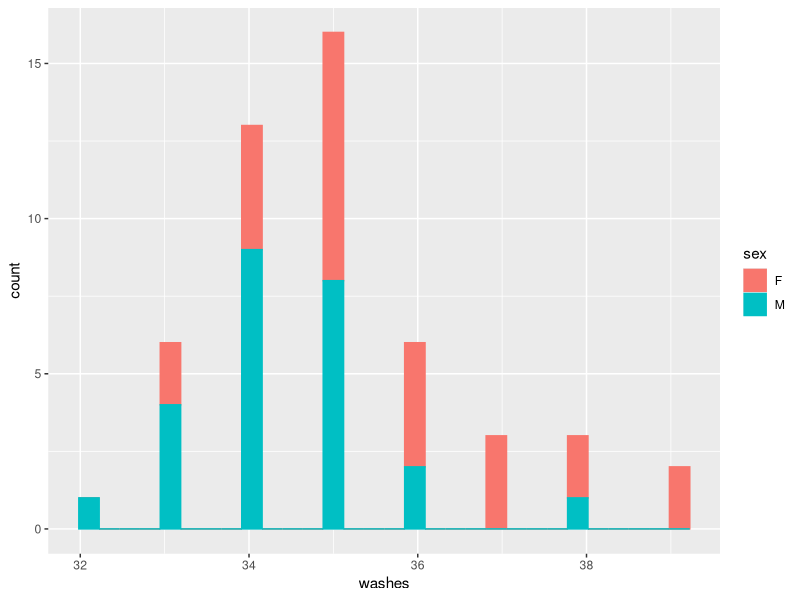
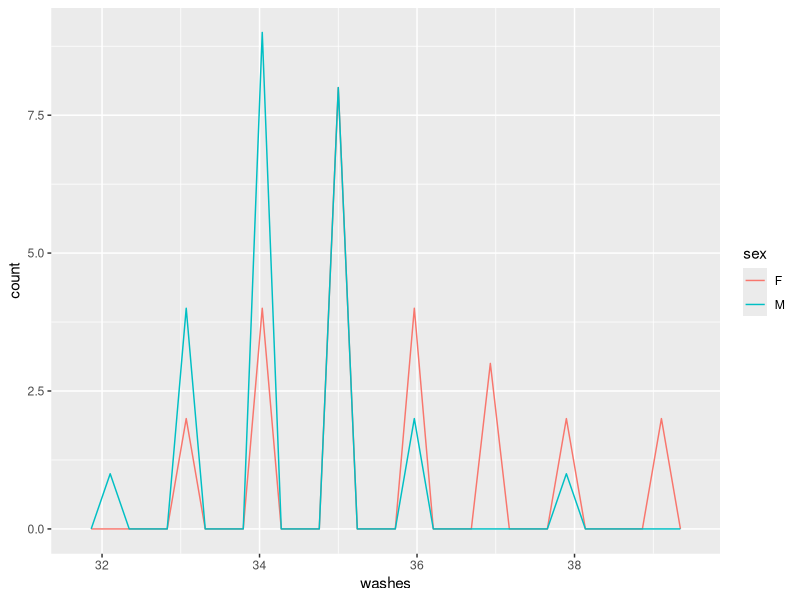
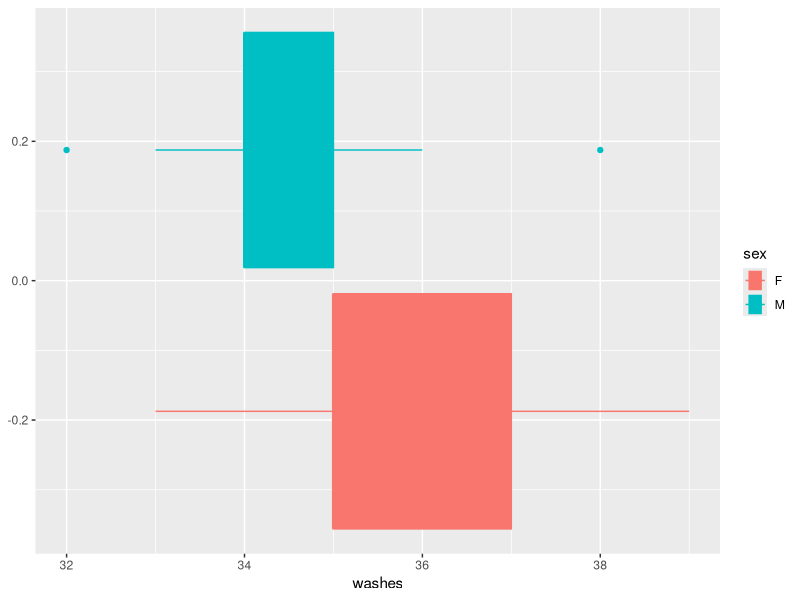
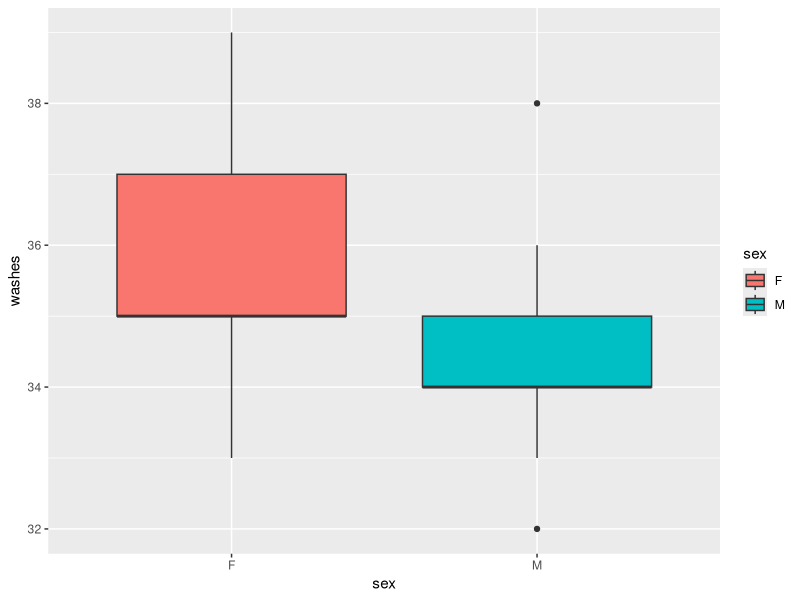
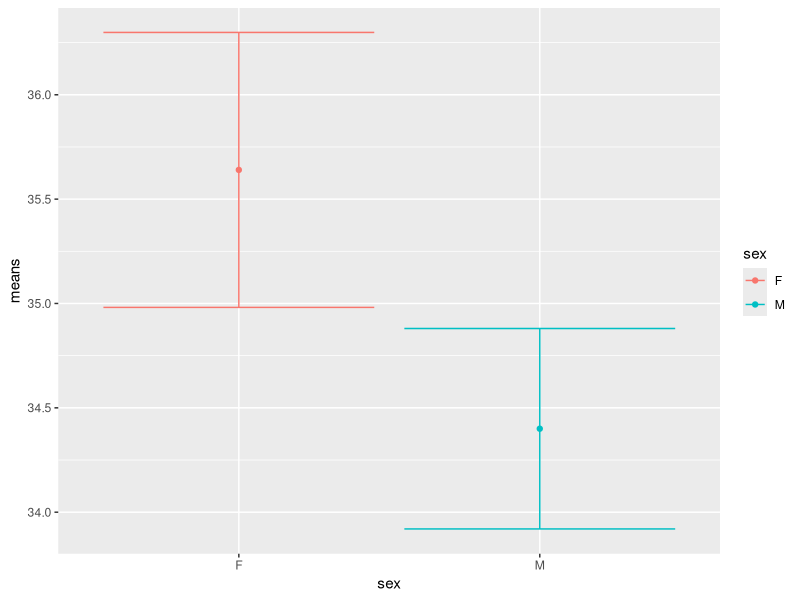

R code for these plots, in order:
## ---- chunk 1
#| message: false

library(tidyverse)
library(ggplot2)

data <- read_csv("HandWashingData.csv")

## ---- chunk 2

data <- data %>% group_by(sex) %>% mutate(count=n(), means=mean(washes), sds=sd(washes),
ses=sds/sqrt(count), cis=1.96*ses)

## ---- chunk 3

summary_table <- data %>% summarize(count=n(), means=mean(washes), sds=sd(washes),
ses=sds/sqrt(count), cis=1.96*ses)

## ---- chunk 4
plot <- ggplot(data, aes(x=washes, color=sex, fill=sex))

plot + geom_histogram()

## ---- chunk 5

plot + geom_freqpoly()

## ---- chunk 6
plot + geom_boxplot()
## ---- chunk 7
ggplot(data, aes(x=sex, y=washes, fill=sex)) + geom_boxplot()

## ---- chunk 8

ggplot(summary_table, aes(x=sex, y=means, color=sex)) + geom_point() + geom_errorbar(aes(ymin=means-cis, ymax=means+cis))

